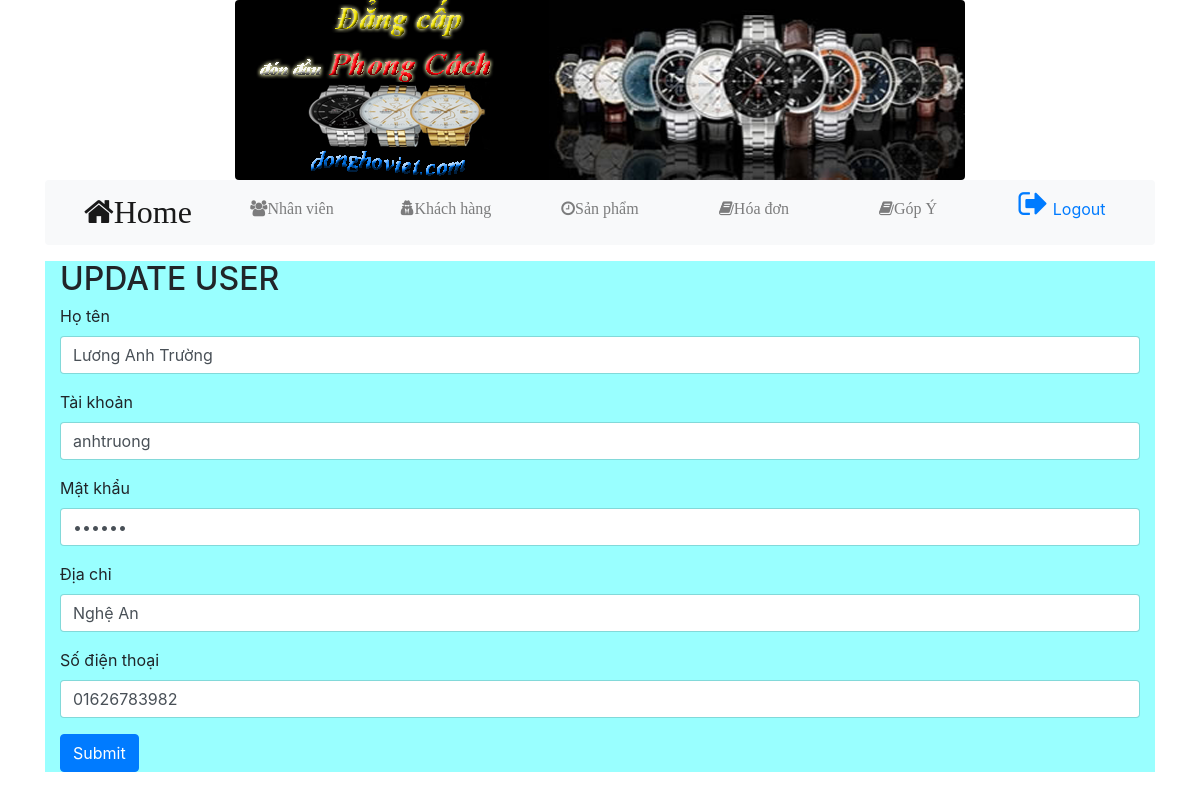
/admin/qladmin/ad_update.php?iduser=1702, run on the app's committed database.
### tables this page shows
CREATE TABLE `tbl_user` (
  `id_user` int(11) NOT NULL,
  `id_quyen` int(11) NOT NULL,
  `hoten` varchar(50) NOT NULL,
  `user` varchar(50) DEFAULT NULL,
  `pass` varchar(10) DEFAULT NULL,
  `diachi` varchar(100) DEFAULT NULL,
  `dienthoai` varchar(15) DEFAULT NULL
);

### admin/qladmin/ad_update.php (the view, shortened to what this page needs)
<?php
	include("./../connectdb.php");
	$iduser = isset($_GET['iduser']) == true ? $_GET['iduser'] : null;
	if($iduser != null){
	$queryData = $conn->prepare("select * from tbl_user where id_user = '$iduser'");
	$queryData->execute();
	$result = $queryData->fetch();
	?>
<!DOCTYPE html>
<html>
<head>
	<link rel="stylesheet" type="text/css" href="../bootstrap/css/bootstrap-grid.css">
 	<link rel="stylesheet" type="text/css" href="../bootstrap/css/bootstrap-grid.min.css">
	<link rel="stylesheet" type="text/css" href="../bootstrap/css/bootstrap.css">
	<link rel="stylesheet" type="text/css" href="../bootstrap/css/bootstrap.min.css">
	<link rel="stylesheet" type="text/css" href="../font-awesome/css/font-awesome.min.css">
</head>
<body>
	 <div class="container">
		<img src="../images/Banner.png" class="rounded mx-auto d-block">
      <div class="masthead">
        <nav class="navbar navbar-expand-md navbar-light bg-light rounded mb-3">
         <div class="collapse navbar-collapse" id="navbarCollapse">
            <ul class="navbar-nav text-md-center nav-justified w-100">
              <li class="nav-item active">
                <a class="nav-link" href="./../homeadmin.php?p=qladmin/admin.php"><i class="fa fa-home fa-2x">Home</i></a>
              </li>
              <li class="nav-item">
                <a class="nav-link" href="./../homeadmin.php?p=qlnhanvien/nhanvien.php"><i class="fa fa-users">Nhân viên</i></a>
              </li>
              <li class="nav-item">
                <a class="nav-link" href="./../homeadmin.php?p=qlkhachhang/khachhang.php"><i class="fa fa-user-secret">Khách hàng</i></a>
              </li>
              <li class="nav-item">
                <a class="nav-link" href="./../homeadmin.php?p=qlsanpham/sanpham.php"><i class="fa fa-clock-o">Sản phẩm</i></a>
              </li>
              <li class="nav-item">
                <a class="nav-link" href="./../homeadmin.php?p=qlhoadon/hoadon.php"><i class="fa fa-book">Hóa đơn</i></a>
              </li>
              <li class="nav-item">
                <a class="nav-link" href="./../homeadmin.php?p=qlgopy/gopy.php"><i class="fa fa-book">Góp Ý</i></a>
              </li>
              <li class="nav-item">
                <a href="./../logout.php"><i class="fa fa-sign-out fa-2x" aria-hidden="true"></i> Logout</a>
              </li>
            </ul>
        </div>
        </nav>
      </div>
      <div class="container form-group" style="background: #99FFFF">
		<h2>UPDATE USER</h2>
		<form method="POST" action="ad_save.php">
		  <div class="form-group">
		    <label>Họ tên</label>
		    <input type="text" name="hoten" class="form-control" value="<?= $result['hoten'] ?>">
		  </div>
		  <div class="form-group">
		    <label>Tài khoản</label>
		    <input type="text" name="user" class="form-control" value="<?= $result['user'] ?>">
		  </div>
		  <div class="form-group">
		   <label>Mật khẩu </label>
		    <input type="password" minlength="3" maxlength="8" name="pass" class="form-control" value="<?= $result['pass'] ?>" />
		  </div>
		  <div class="form-group">
		    <label>Địa chỉ</label>
		    <input type="text" name="diachi" class="form-control" value="<?= $result['diachi'] ?>">
		  </div>
		  <div class="form-group">
		    <label>Số điện thoại</label>
		    <input type="text" maxlength="14"  name="sdt" onkeypress="return keyPhone(event)" class="form-control" value="<?= $result['dienthoai'] ?>">
		  </div>
		  <button type="submit" class="btn btn-primary">Submit</button>
		  <br>
		</form>
	</div>
 	</div>
</body>
</html>
<?php } ?>

### data on the page
tbl_user: hoten "Lương Anh Trường", user "anhtruong", diachi "Nghệ An", sdt "01626783982"
